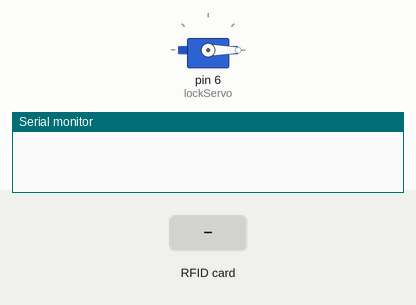
The sketch below on a simulated Arduino Uno, built with avr-gcc and run on an emulated ATmega328P. Shown: servo, the last lines printed to the serial monitor. The test bench sets the inputs (shaded band).

Above: at 1.2 s.
1.3 s: RFID card 33 3F 15 AD held to the reader
At 1.8 s:
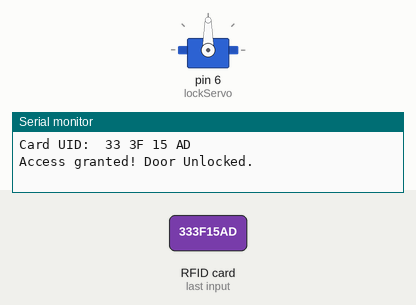
Timing chart, 0 to 6.8 s (numbered marks = the images above; inputs shaded):
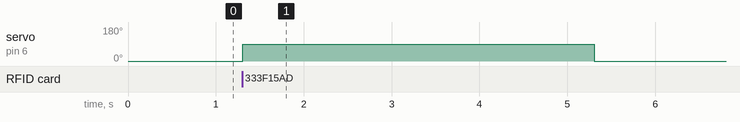

The sketch:

RFIDSecurity.ino
```cpp
#include <Servo.h>
#include <MFRC522.h>
#include <SPI.h>

// Pin Connection
#define SS_PIN 10  // Slave Select pin for MFRC522 RFID module (SDA)
#define RST_PIN 9  // Reset pin for MFRC522 RFID module
// SCK -> 13
// MOSI -> 11
// MISO -> 12

Servo lockServo;

MFRC522 mfrc522(SS_PIN, RST_PIN);

void setup() {
  Serial.begin(9600);
  SPI.begin();
  mfrc522.PCD_Init();
  lockServo.attach(6);  // Connect the servo signal pin to digital pin 6

  lockServo.write(0);  // Initially door will be Locked
}

void loop() {
  // Look for new cards
  if (mfrc522.PICC_IsNewCardPresent() && mfrc522.PICC_ReadCardSerial()) {
    // Print UID
    Serial.print("Card UID: ");
    for (byte i = 0; i < mfrc522.uid.size; i++) {
      Serial.print(mfrc522.uid.uidByte[i] < 0x10 ? " 0" : " ");
      Serial.print(mfrc522.uid.uidByte[i], HEX);
    }
    Serial.println();

    // Check if the card is authorized
    if (isAuthorized()) {
      unlockDoor();
    } else {
      Serial.println("Access denied!");
    }

    delay(1000);  // Delay to prevent multiple readings
    mfrc522.PICC_HaltA();
  }
}

bool isAuthorized() {
// Replace the following with your authorized card UID
byte authorizedCardUID[] = {0x33, 0x3F, 0x15, 0xAD};

  for (byte i = 0; i < mfrc522.uid.size; i++) {
    if (mfrc522.uid.uidByte[i] != authorizedCardUID[i]) {
      return false;
    }
  }

  return true;
}

void unlockDoor() {
  Serial.println("Access granted! Door Unlocked.");
  lockServo.write(90);  // Rotate the servo motor to unlock position
  delay(4000);  // Keep the door unlocked for 3 seconds
  lockServo.write(0);  // Rotate the servo motor back to lock position
  Serial.println("Door Locked.");
}
```

Measured:
- after the input at 1.3 s, servo on pin 6 (lockServo): 0° → 90° at once, → 0° 4.0 s later
